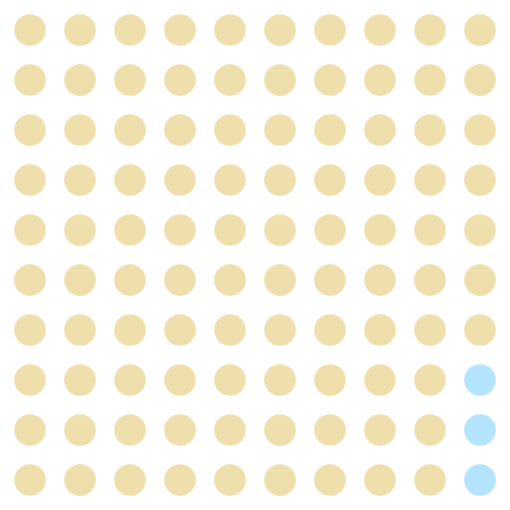

Write a Vega-Lite specification for this figure.
### Vega-Lite specification from a JSON file in a GitHub repository (floating-point values rounded to 4 significant figures)
{"$schema": "https://vega.github.io/schema/vega-lite/v5.json", "config": {"view": {"stroke": ""}}, "width": 500, "height": 500, "data": {"values": [{"id": 1}, {"id": 2}, {"id": 3}, {"id": 4}, {"id": 5}, {"id": 6}, {"id": 7}, {"id": 8}, {"id": 9}, {"id": 10}, {"id": 11}, {"id": 12}, {"id": 13}, {"id": 14}, {"id": 15}, {"id": 16}, {"id": 17}, {"id": 18}, {"id": 19}, {"id": 20}, {"id": 21}, {"id": 22}, {"id": 23}, {"id": 24}, {"id": 25}, {"id": 26}, {"id": 27}, {"id": 28}, {"id": 29}, {"id": 30}, {"id": 31}, {"id": 32}, {"id": 33}, {"id": 34}, {"id": 35}, {"id": 36}, {"id": 37}, {"id": 38}, {"id": 39}, {"id": 40}, {"id": 41}, {"id": 42}, {"id": 43}, {"id": 44}, {"id": 45}, {"id": 46}, {"id": 47}, {"id": 48}, {"id": 49}, {"id": 50}, {"id": 51}, {"id": 52}, {"id": 53}, {"id": 54}, {"id": 55}, {"id": 56}, {"id": 57}, {"id": 58}, {"id": 59}, {"id": 60}, {"id": 61}, {"id": 62}, {"id": 63}, {"id": 64}, {"id": 65}, {"id": 66}, {"id": 67}, {"id": 68}, {"id": 69}, {"id": 70}, {"id": 71}, {"id": 72}, {"id": 73}, {"id": 74}, {"id": 75}, {"id": 76}, {"id": 77}, {"id": 78}, {"id": 79}, {"id": 80}, {"id": 81}, {"id": 82}, {"id": 83}, {"id": 84}, {"id": 85}, {"id": 86}, {"id": 87}, {"id": 88}, {"id": 89}, {"id": 90}, {"id": 91}, {"id": 92}, {"id": 93}, {"id": 94}, {"id": 95}, {"id": 96}, {"id": 97}, {"id": 98}, {"id": 99}, {"id": 100}]}, "transform": [{"calculate": "ceil (datum.id/10)", "as": "col"}, {"calculate": "datum.id - datum.col*10", "as": "row"}], "mark": {"type": "point", "filled": true}, "encoding": {"x": {"field": "col", "type": "ordinal", "axis": null}, "y": {"field": "row", "type": "ordinal", "axis": null}, "shape": {"value": "circle"}, "color": {"condition": [{"test": "datum['id'] <= 97", "value": "rgb(232,210,138)"}], "value": "rgb(148, 216, 255)"}, "size": {"value": 1000}}}
